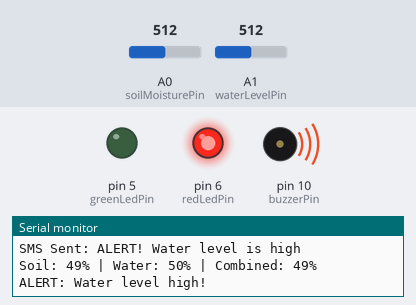
The sketch below on a simulated Arduino Uno, built with avr-gcc and run on an emulated ATmega328P. Shown: output pins drawn as LEDs (lit = HIGH), buzzer (waves = sounding, pin HIGH), the last lines printed to the serial monitor. The test bench sets the inputs (shaded band); at power-on: A1 (waterLevelPin) = 512, A0 (soilMoisturePin) = 512. The modem accepts every AT command (registered, SIM ready, sends succeed) and sends nothing else.

Above: at 6.9 s.
7.0 s: A1 (waterLevelPin) set to 424
8.8 s: A1 (waterLevelPin) set to 393
At 9.6 s:
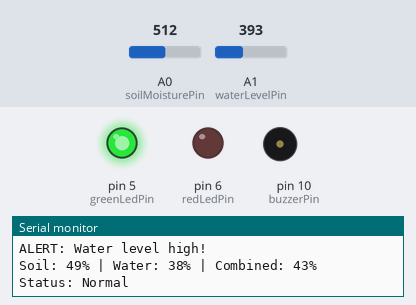
10.6 s: A0 (soilMoisturePin) set to 402
12.4 s: A0 (soilMoisturePin) set to 372
At 14.3 s:
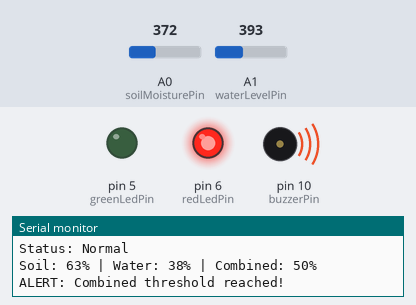
14.6 s: A0 (soilMoisturePin) set to 511
19.3 s: A0 (soilMoisturePin) set to 306
At 21.0 s:
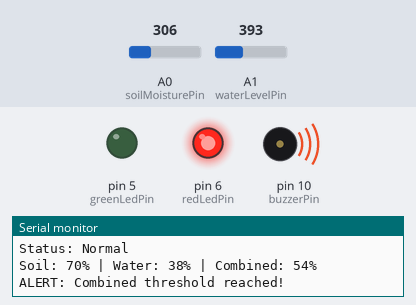
Timing chart, 0 to 22.5 s (numbered marks = the images above; inputs shaded):
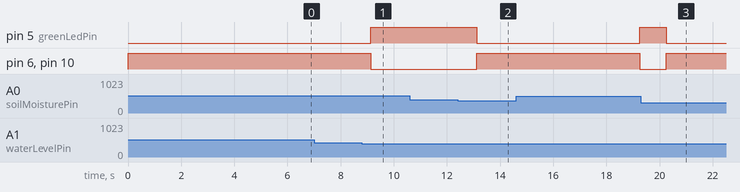

Measured:
- the behaviour switches between 410 and 409 on A1 (waterLevelPin) (found by bisection; images 0 and 1)
- the behaviour switches between 389 and 388 on A0 (soilMoisturePin) (found by bisection; images 1 and 2)
- after the input at 8.8 s, pin 5 (greenLedPin): LOW → HIGH after 0.33 s; pin 6 (redLedPin), pin 10 (buzzerPin): HIGH → LOW after 0.33 s
- after the input at 12.4 s, pin 5 (greenLedPin): HIGH → LOW after 0.73 s; pin 6 (redLedPin), pin 10 (buzzerPin): LOW → HIGH after 0.73 s
- after the input at 14.6 s, pin 5 (greenLedPin): LOW → HIGH after 4.7 s; pin 6 (redLedPin), pin 10 (buzzerPin): HIGH → LOW after 4.7 s
- after the input at 19.3 s, pin 5 (greenLedPin): HIGH → LOW after 0.96 s; pin 6 (redLedPin), pin 10 (buzzerPin): LOW → HIGH after 0.96 s

The sketch:

Land_slide.ino
```cpp
#include <SoftwareSerial.h>

// GSM Pins (RX, TX)
SoftwareSerial mySerial(9, 8);

// Pin Definitions
const int soilMoisturePin = A0;
const int waterLevelPin = A1;
const int buzzerPin = 10;
const int redLedPin = 6;
const int greenLedPin = 5;

// Thresholds
const int soilThreshold = 81;
const int waterThreshold = 40;
const int combinedThreshold = 50;

// Flags to prevent repeated SMS
bool combinedSent = false;
bool waterSent = false;
bool soilSent = false;

// Function to send SMS
void sendSMS(String message) {
  mySerial.println("AT+CMGF=1");
  delay(1000);

  mySerial.println("AT+CMGS=\"+91********\""); // Your number
  delay(1000);

  mySerial.println(message);
  delay(100);

  mySerial.write(26); // CTRL+Z
  delay(3000);

  Serial.println("SMS Sent: " + message);
}

void setup() {
  Serial.begin(9600);
  mySerial.begin(38400);

  pinMode(buzzerPin, OUTPUT);
  pinMode(redLedPin, OUTPUT);
  pinMode(greenLedPin, OUTPUT);

  digitalWrite(buzzerPin, LOW);
  digitalWrite(redLedPin, LOW);
  digitalWrite(greenLedPin, HIGH);
}

void loop() {
  int soilValue = analogRead(soilMoisturePin);
  int waterValue = analogRead(waterLevelPin);

  int soilMoisturePercent = map(soilValue, 1023, 0, 0, 100);
  int waterLevelPercent = map(waterValue, 0, 1023, 0, 100);

  int combinedPercent = (soilMoisturePercent + waterLevelPercent) / 2;

  Serial.print("Soil: "); Serial.print(soilMoisturePercent);
  Serial.print("% | Water: "); Serial.print(waterLevelPercent);
  Serial.print("% | Combined: "); Serial.print(combinedPercent);
  Serial.println("%");

  // --- CASE 3: COMBINED ---
  if (combinedPercent >= combinedThreshold) {
    digitalWrite(redLedPin, HIGH);
    digitalWrite(greenLedPin, LOW);
    digitalWrite(buzzerPin, HIGH);

    Serial.println("ALERT: Combined threshold reached!");

    if (!combinedSent) {
      sendSMS("ALERT! Landslide Detected ");
      combinedSent = true;
    }

    // Reset others
    waterSent = false;
    soilSent = false;
  }

  // --- CASE 1: WATER ---
  else if (waterLevelPercent >= waterThreshold) {
    digitalWrite(redLedPin, HIGH);
    digitalWrite(greenLedPin, LOW);
    digitalWrite(buzzerPin, HIGH);

    Serial.println("ALERT: Water level high!");

    if (!waterSent) {
      sendSMS("ALERT! Water level is high");
      waterSent = true;
    }

    combinedSent = false;
    soilSent = false;
  }

  // --- CASE 2: SOIL ---
  else if (soilMoisturePercent >= soilThreshold) {
    digitalWrite(redLedPin, HIGH);
    digitalWrite(greenLedPin, LOW);
    digitalWrite(buzzerPin, LOW);

    Serial.println("ALERT: Soil moisture high!");

    if (!soilSent) {
      sendSMS("ALERT! Soil moisture is high");
      soilSent = true;
    }

    combinedSent = false;
    waterSent = false;
  }

  // --- NORMAL ---
  else {
    digitalWrite(redLedPin, LOW);
    digitalWrite(greenLedPin, HIGH);
    digitalWrite(buzzerPin, LOW);

    Serial.println("Status: Normal");

    // Reset all flags when normal
    combinedSent = false;
    waterSent = false;
    soilSent = false;
  }

  delay(1000);
}
```
